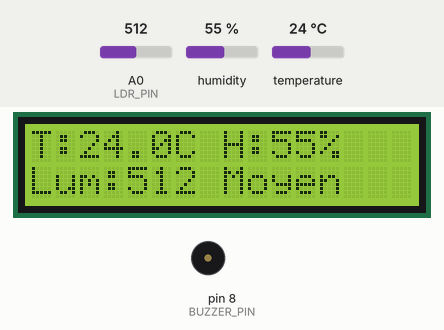
Recording of a sketch running on a simulated Arduino Uno, built with avr-gcc and run on an emulated ATmega328P. Parts: 16×2 character LCD, buzzer (waves = sounding, pin HIGH). The inputs (shaded band) are chosen by the test bench; at power-on: A0 (LDR_PIN) = 512, temperature 24 °C, humidity 55 %.

Above: at 3.0 s.
3.1 s: A0 (LDR_PIN) set to 311
At 4.7 s:
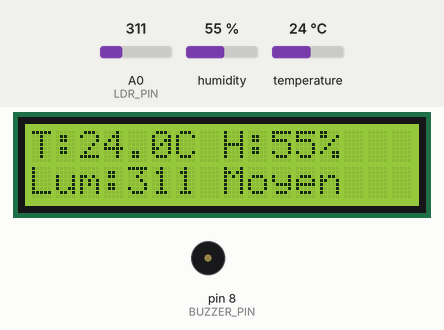
5.6 s: A0 (LDR_PIN) set to 283
At 6.8 s:
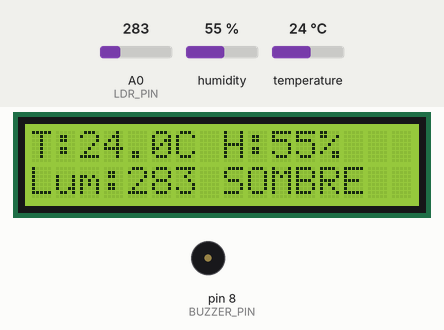
8.1 s: A0 (LDR_PIN) set to 710
At 10.8 s:
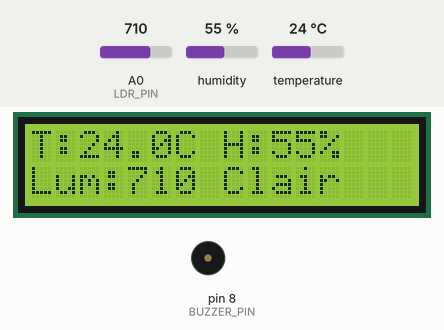
12.0 s: temperature set to 27 °C
At 15.3 s:
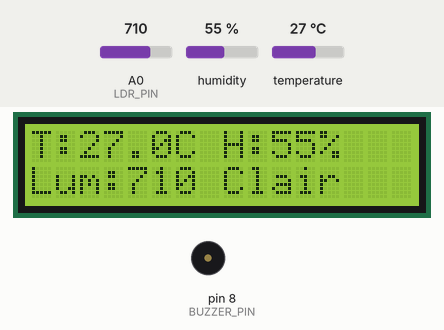
15.7 s: temperature set to 30 °C
At 19.8 s:
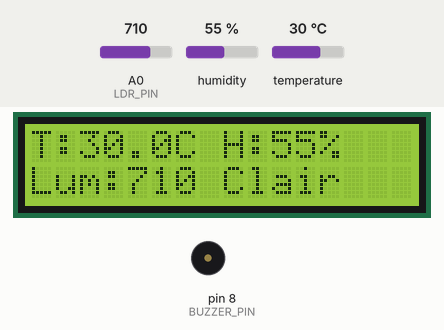
21.8 s: humidity set to 22 %
At 23.7 s:
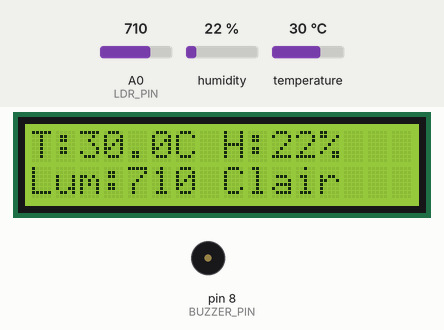
Timing chart, 0 to 25.3 s (numbered marks = the images above; inputs shaded):
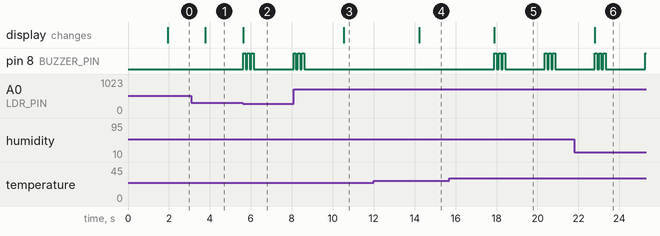

Measured:
- the behaviour switches between 300 and 299 on A0 (LDR_PIN) (found by bisection; images 1 and 2)
- after the input at 3.1 s, the display: changes after 0.68 s (image 1)
- after the input at 5.6 s, pin 8 (BUZZER_PIN): LOW → HIGH at once, then repeats every 0.20 s: LOW 0.08 s, HIGH 0.12 s; the display: changes at once (image 2)
- after the input at 8.1 s, pin 8 (BUZZER_PIN): goes on until 8.6 s, then stays LOW; the display: changes after 2.4 s (image 3)
- after the input at 12.0 s, the display: changes after 2.2 s (image 4)
- after the input at 15.7 s, the display: changes after 2.2 s (image 5)
- after the input at 21.8 s, the display: changes after 1.0 s (image 6)

The sketch:

03-full-station.ino
```cpp
// Source: TP4, section 6.3 (DHT11 + LCD + photocell + buzzer) - ISET Mahdia
#include <Wire.h>
#include <LiquidCrystal_I2C.h>
#include <DHT.h>

#define DHTPIN     2
#define DHTTYPE    DHT11
#define LDR_PIN    A0
#define BUZZER_PIN 8

// Seuils (à ajuster selon votre environnement)
#define SEUIL_SOMBRE 300      // en dessous = sombre
#define SEUIL_TEMP    28.0    // au-dessus = trop chaud

DHT dht(DHTPIN, DHTTYPE);
LiquidCrystal_I2C lcd(0x27, 16, 2);

void setup() {
  lcd.init();
  lcd.backlight();
  dht.begin();
  pinMode(LDR_PIN, INPUT);
  pinMode(BUZZER_PIN, OUTPUT);
  digitalWrite(BUZZER_PIN, LOW);

  lcd.setCursor(0, 0);
  lcd.print("Station complete");
  lcd.setCursor(0, 1);
  lcd.print("DHT+LCD+LDR+Buzz");
  delay(1800);
}

void loop() {
  float h = dht.readHumidity();
  float t = dht.readTemperature();
  int luminosite = analogRead(LDR_PIN);         // 0 = sombre, 1023 = clair

  if (isnan(h) || isnan(t)) {
    lcd.clear();
    lcd.print("Erreur DHT11");
    delay(2000);
    return;
  }

  // --- Affichage LCD ---
  lcd.clear();
  lcd.setCursor(0, 0);
  lcd.print("T:");
  lcd.print(t, 1);
  lcd.print("C H:");
  lcd.print(h, 0);
  lcd.print("%");

  lcd.setCursor(0, 1);
  lcd.print("Lum:");
  lcd.print(luminosite);
  if (luminosite < SEUIL_SOMBRE) {
    lcd.print(" SOMBRE");
  } else if (luminosite < 700) {
    lcd.print(" Moyen");
  } else {
    lcd.print(" Clair");
  }

  // --- Alertes buzzer ---
  bool alerte = false;

  // Alerte luminosité trop faible
  if (luminosite < SEUIL_SOMBRE) {
    alerte = true;
  }
  // Alerte température élevée
  if (t > SEUIL_TEMP) {
    alerte = true;
  }

  if (alerte) {
    // Bip court répété
    for (int i = 0; i < 3; i++) {
      digitalWrite(BUZZER_PIN, HIGH);
      delay(120);
      digitalWrite(BUZZER_PIN, LOW);
      delay(80);
    }
  } else {
    digitalWrite(BUZZER_PIN, LOW);
  }

  delay(1800);
}
```
